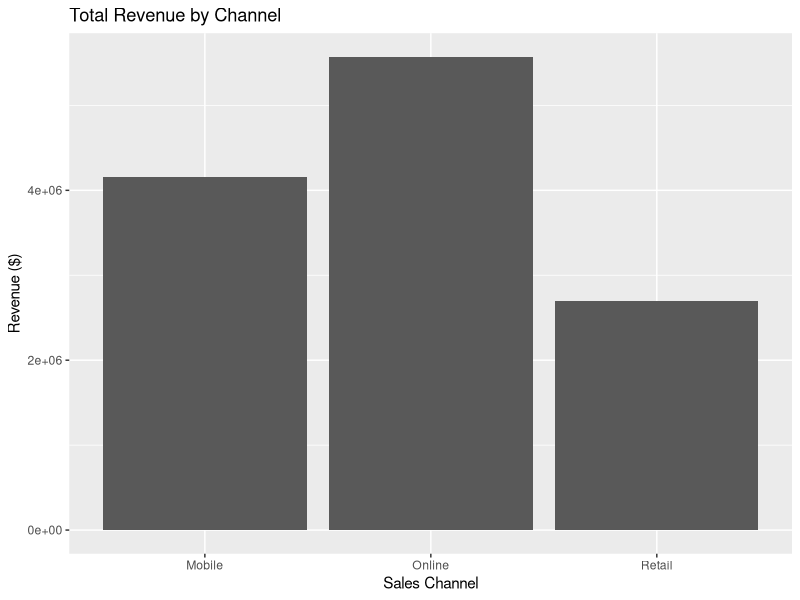
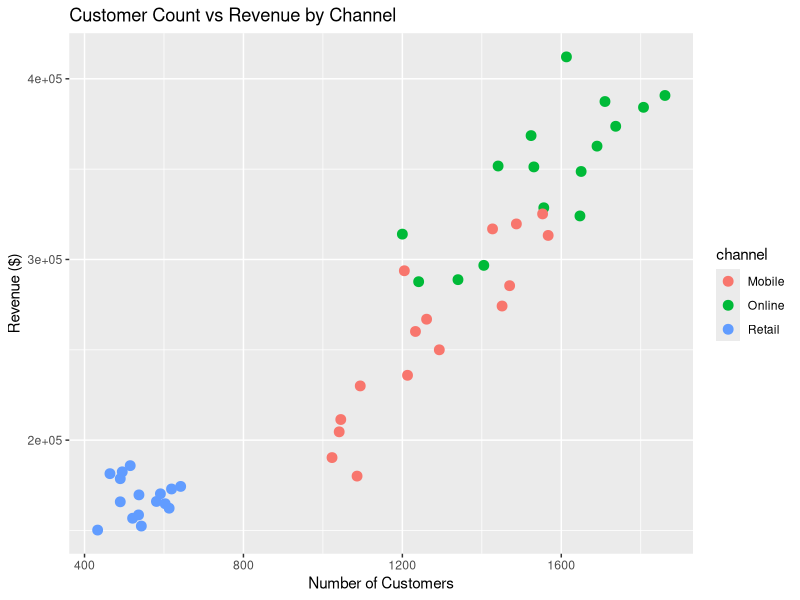

Here is the R script that generated these plots, in order:
## ---- chunk 1
# Load ggplot2
library(ggplot2)

# Load the business dataset
business_data <- read.csv("business_performance.csv")

# Inspect structure and summary
str(business_data)
summary(business_data)
## ---- chunk 2
aggregate(revenue ~ channel, 
          data = business_data,
          FUN = sum
          )

aggregate(customers ~ quarter,
           data = business_data,
           FUN = mean
           )

## ---- chunk 3
business_data$revenue_per_customer <- business_data$revenue / business_data$customers

aggregate(revenue_per_customer ~ channel , data = business_data , mean,  na.rm = TRUE )
## ---- chunk 4
# Calculate totals first
channel_totals <- aggregate(revenue ~ channel, data = business_data, sum)
# Then create the chart
ggplot(channel_totals, aes(x = channel, y = revenue)) +
  geom_bar(stat = "identity") +
  labs(title = "Total Revenue by Channel", 
       x = "Sales Channel", y = "Revenue ($)")
## ---- chunk 5
ggplot(business_data, aes(x = customers, y = revenue, color = channel)) +
  geom_point(size = 3) +
  labs(title = "Customer Count vs Revenue by Channel",
       x = "Number of Customers", y = "Revenue ($)")
## ---- chunk 6
# Load knitr for clean tables
library(knitr)

# 1) Total revenue by channel
totals <- aggregate(revenue ~ channel, data = business_data, sum)

# 2) Average customers by channel
avg_customers <- aggregate(customers ~ channel, data = business_data, FUN = mean, na.rm = TRUE)

# 3) Average revenue per customer
business_data$revenue_per_customer <- business_data$revenue / business_data$customers
avg_rpc <- aggregate(revenue_per_customer ~ channel, data = business_data, FUN = mean, na.rm = TRUE)

# 4) Average conversion rate by channel
avg_conversion <- aggregate(conversion_rate ~ channel, data = business_data, FUN = mean, na.rm = TRUE)

# 5) Merge all metrics into a single table
summary_table <- merge(totals, avg_customers, by = "channel")
summary_table <- merge(summary_table, avg_rpc, by = "channel")
summary_table <- merge(summary_table, avg_conversion, by = "channel")

# 6) Rename columns for presentation
colnames(summary_table) <- c("Channel", "Total Revenue", "Average Customers", 
                             "Average Revenue per Customer", "Average Conversion Rate")

# 7) Display a professional table in R Markdown
kable(summary_table, digits = 2, caption = "Summary of Key Metrics by Channel")
